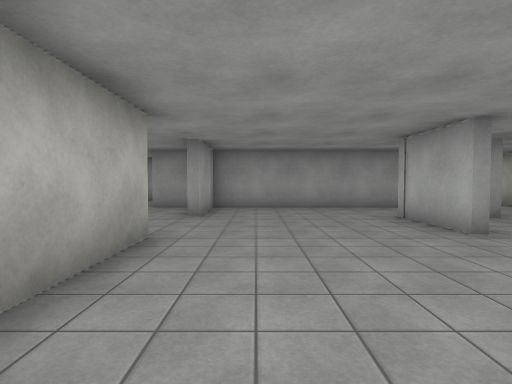
view 1 (above)

21 first-person views from a walk through a 3-D level made in the Unity game engine. The camera is 1.5 m above the floor, tilts 2° down and sees 80° across. The floor is counted in squares, 2 m on a side. Each view is taken from the middle of a square. On the plan, view 1 faces up. The plan holds only what a view shows up to about 10 squares ahead; the rest is blank. The place goes on beyond the plan. The player character is not drawn. Some surface patterns are stand-ins.

view 2
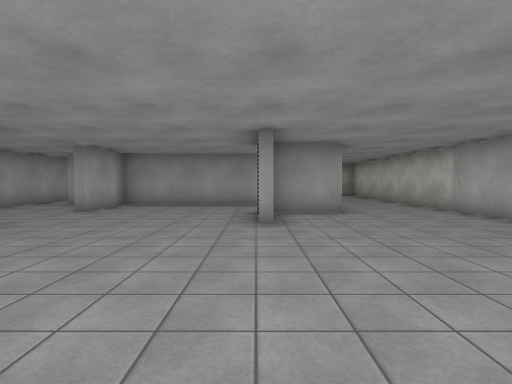

view 3
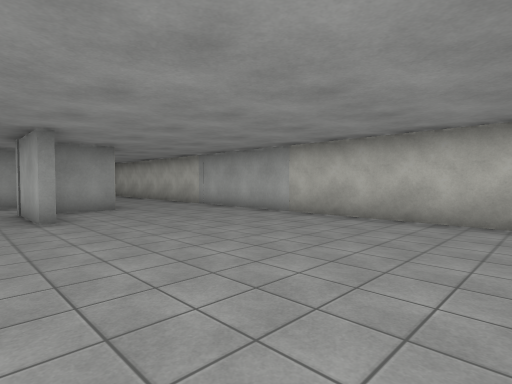

view 4
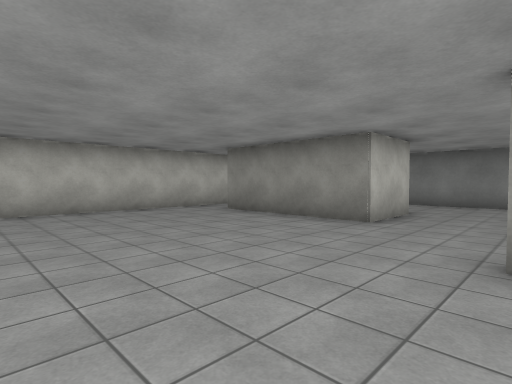

view 5
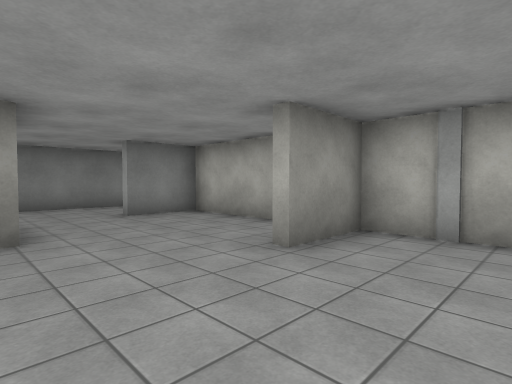

view 6
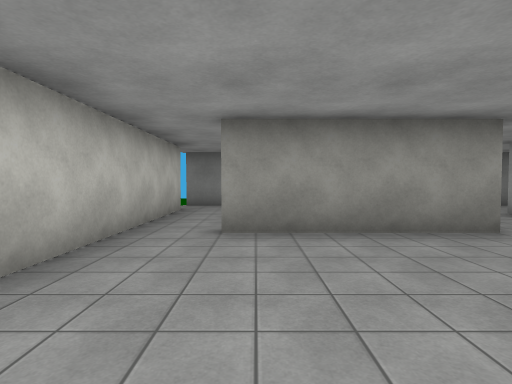

view 7
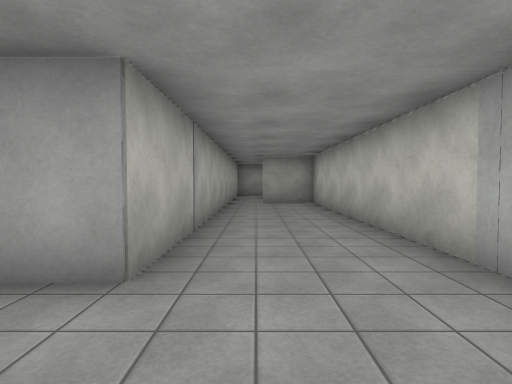

view 8
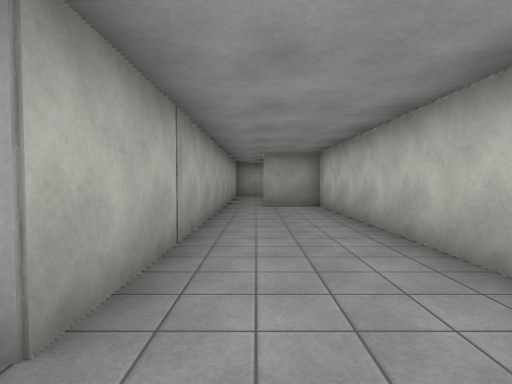

view 9
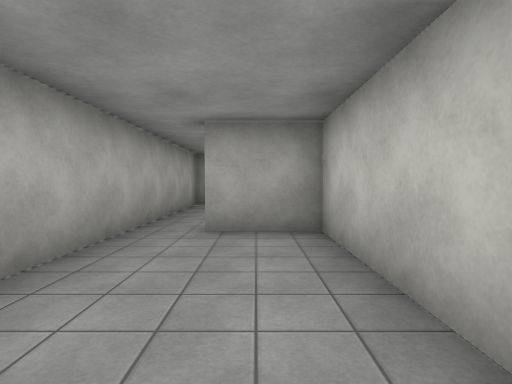

view 10
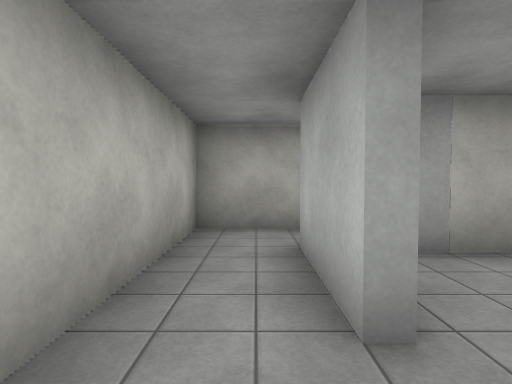

view 11
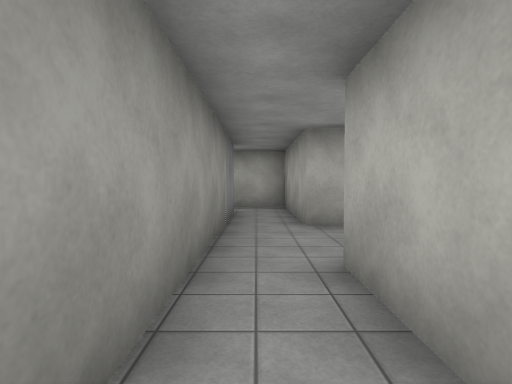

view 12
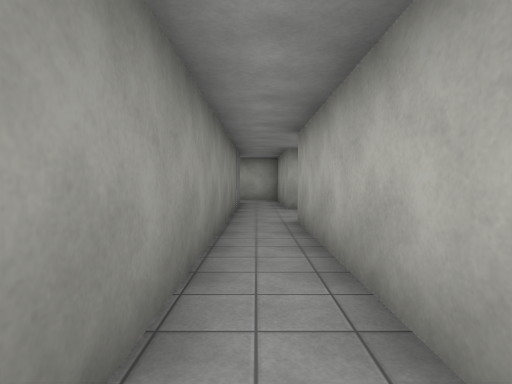

view 13
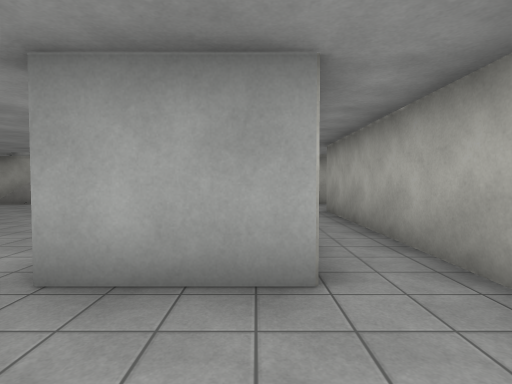

view 14
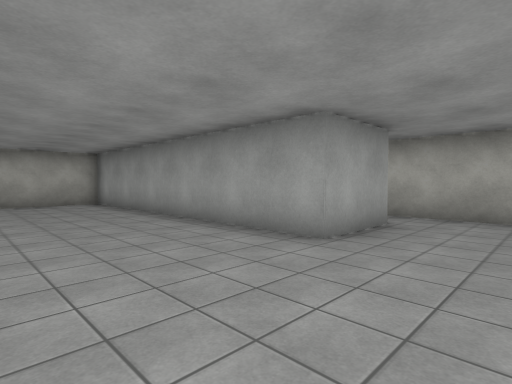

view 15
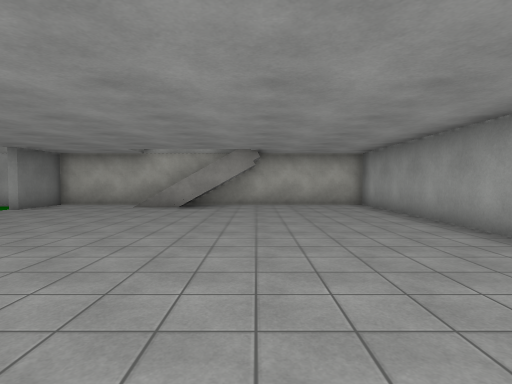

view 16
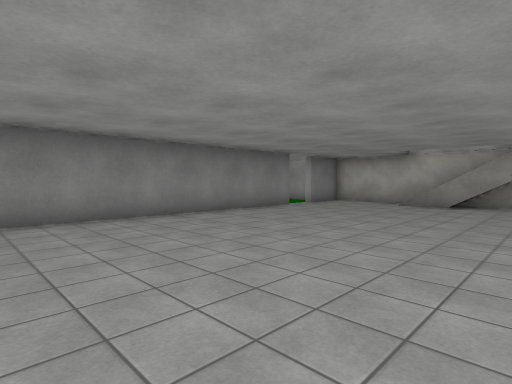

view 17
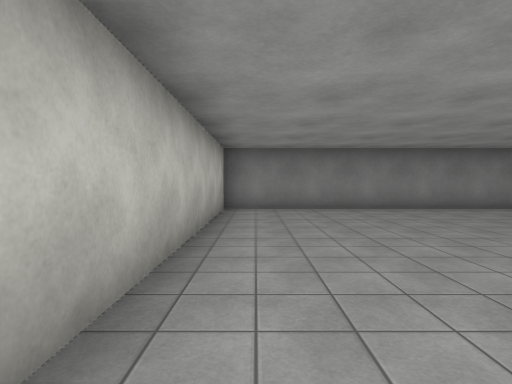

view 18
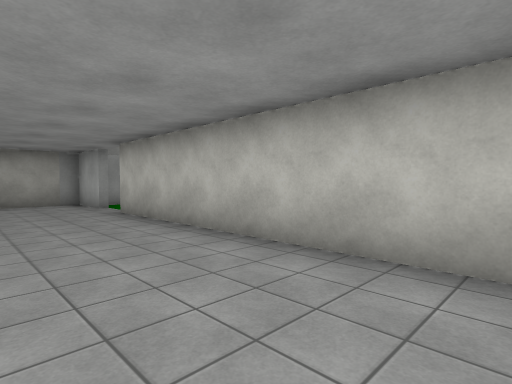

view 19
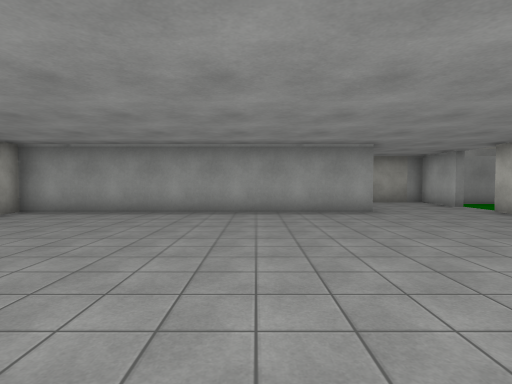

view 20
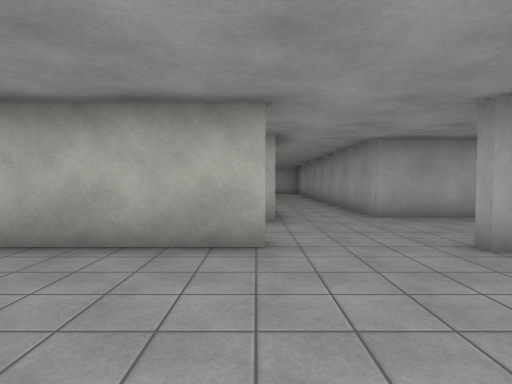

view 21
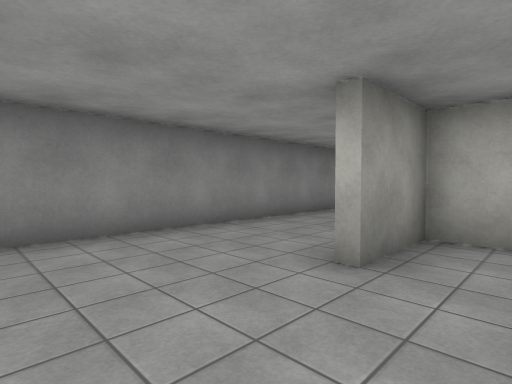

### Floor plan
Ten units are one square. View 1 is at (0, 0); x grows to the right and y downward. Boxes are objects, and circles mark ways between rooms. Rooms are numbered by the first view taken in them; rooms with no view inside come last. Other rooms are left out.
<svg viewBox="-60 -210 264 299">
<path fill="none" stroke="#000" d="M31 -42 31 -65M-15 -41 -15 12 4 12M41 -87 -12 -87 -12 -65M80 24 80 -145 61 -145M-15 30 -15 56 4 56M25 55 25 34 65 34M-19 84 26 84M50 -166 50 -62 34 -62M168 -185 168 -164 82 -164 82 -68 100 -68M111 -68 199 -68 199 -165M199 -179 199 -198 112 -198M65 -164 65 -184 164 -184M89 -205 89 -198 50 -198 50 -166M27 42 27 52 45 52M80 71 80 24M26 84 81 84M-19 -87 -30 -87M-43 -90 -43 -65 -55 -65"/>
<circle cx="60" cy="-170" r="3" fill="#2a7"/>
<circle cx="35" cy="65" r="3" fill="#2a7"/>
<circle cx="70" cy="30" r="3" fill="#2a7"/>
<circle cx="-10" cy="-55" r="3" fill="#2a7"/>
<text x="30" y="-30">1</text>
<text x="140" y="-130">2</text>
<text x="50" y="50">3</text>
<text x="-30" y="-60">4</text>
</svg>
Room 1 opens to room 2. Room 1 opens to room 3. Room 1 opens to room 4.

Where each view was taken, in squares from view 1:
view 1: 0 up, 0 right, facing up
view 2: 1 down, 3 right, facing up
view 3: 2 down, 2 right, facing up-right
view 4: 2 up, 0 right, facing down-right
view 5: 1 up, 3 right, facing down-left
view 6: 1 up, 6 right, facing down
view 7: 4 up, 6 right, facing up
view 8: 5 up, 6 right, facing up
view 9: 10 up, 7 right, facing up
view 10: 15 up, 6 right, facing up
view 11: 19 up, 14 right, facing left
view 12: 19 up, 17 right, facing left
view 13: 18 up, 19 right, facing left
view 14: 13 up, 19 right, facing up-left
view 15: 13 up, 18 right, facing left
view 16: 13 up, 19 right, facing down-left
view 17: 15 up, 19 right, facing down
view 18: 9 up, 17 right, facing up-right
view 19: 9 up, 14 right, facing up
view 20: 4 up, 2 right, facing left
view 21: 4 down, 7 right, facing down-left
